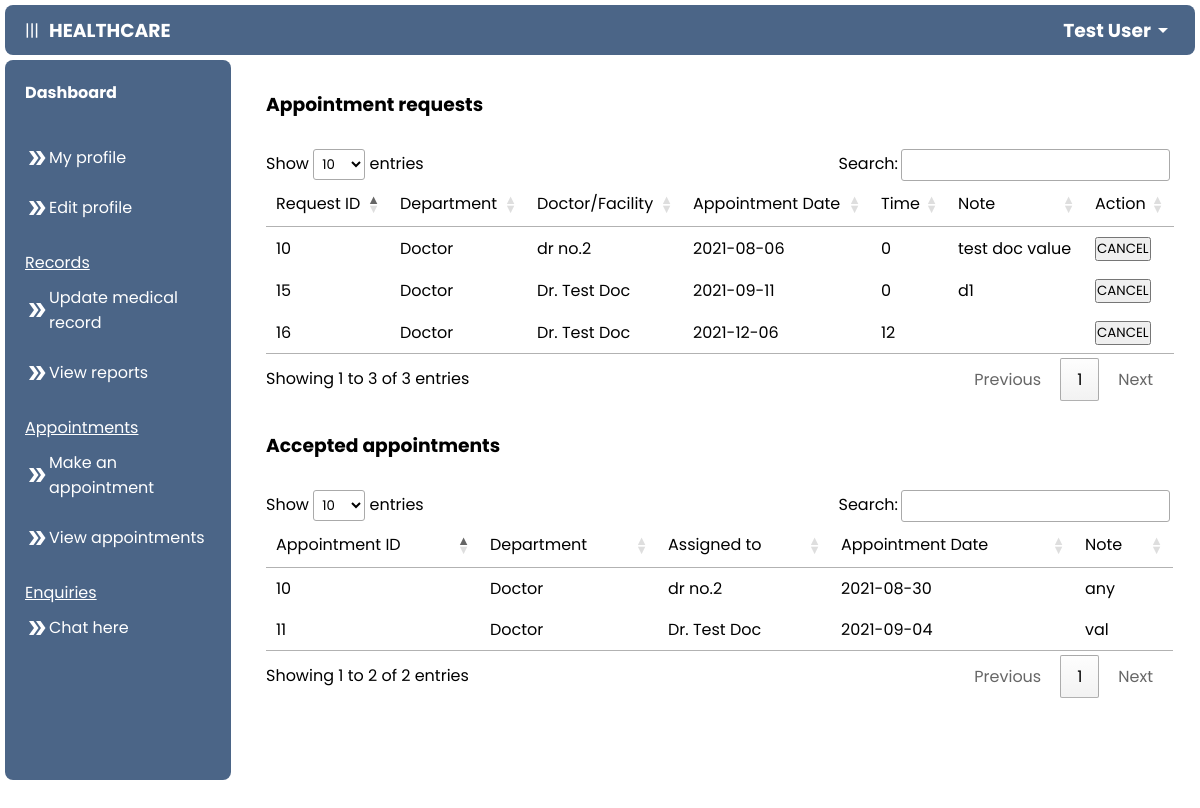
Screenshot of /patient/view_appointments.php (signed in) with the database file from the repository.
### tables this page shows
CREATE TABLE `patient` (
  `p_id` int(11) NOT NULL,
  `name` varchar(255) NOT NULL,
  `email` varchar(255) NOT NULL,
  `password` varchar(255) NOT NULL,
  `address` varchar(255) NOT NULL,
  `age` int(100) NOT NULL,
  `gender` enum('male','female','other') NOT NULL,
  `reg_date` datetime NOT NULL DEFAULT CURRENT_TIMESTAMP
);

CREATE TABLE `appointment_request` (
  `request_id` int(100) NOT NULL,
  `p_id` int(100) NOT NULL,
  `department` varchar(255) NOT NULL,
  `value` varchar(255) DEFAULT NULL,
  `date` date NOT NULL,
  `start_time` int(25) NOT NULL,
  `notes` varchar(255) DEFAULT NULL
);

CREATE TABLE `appointments` (
  `a_id` int(100) NOT NULL,
  `p_id` int(100) NOT NULL,
  `assigned_to_id` int(100) NOT NULL,
  `department` varchar(255) NOT NULL,
  `value` varchar(255) NOT NULL,
  `date` date NOT NULL,
  `note` varchar(255) DEFAULT NULL
);

CREATE TABLE `doctor` (
  `d_id` int(100) NOT NULL,
  `name` varchar(255) NOT NULL,
  `email` varchar(255) NOT NULL,
  `password` varchar(255) NOT NULL,
  `specialization` varchar(255) NOT NULL,
  `fees` int(100) NOT NULL,
  `created_date` datetime NOT NULL DEFAULT CURRENT_TIMESTAMP
);

### patient/view_appointments.php (the view, shortened to what this page needs)
<?php
$email = $_SESSION['email'];
include ("../connect.php");
$sql = mysqli_query($con, "SELECT * FROM patient WHERE email = '$email'");
$row = mysqli_fetch_array($sql);
$id = $row["p_id"];
?>
<!DOCTYPE html>
<html lang="en">
<head>
    <link rel="stylesheet" href="../css/add.css">
    <link rel="stylesheet" href="//cdn.datatables.net/1.10.20/css/jquery.dataTables.min.css">
</head>
<body>
<?php include ('navigation.php'); ?>
        <main>
        <h3 style="margin-bottom: 30px;">Appointment requests</h3>
<table class="table" id="myTable">
    <thead class="thead">
        <tr>
            <td>Request ID</td>
            <td>Department</td>
            <td>Doctor/Facility</td>
            <td>Appointment Date</td>
            <td>Time</td>
            <td>Note</td>
            <td>Action</td>
        </tr>
    </thead>
    <tbody>
        <?php
        $result1 = mysqli_query($con, "SELECT * FROM appointment_request WHERE p_id = '$id' ");
        while ($row1 = mysqli_fetch_array($result1)) {
            echo '
        <tr>
            <td>' . $row1["request_id"] . '</td>
            <td>' . $row1["department"] . '</td>
            <td>' . $row1["value"] . '</td>
            <td>' . $row1["date"] . '</td>
            <td>' . $row1["start_time"] . '</td>
            <td>' . $row1["notes"] . '</td>
            <td><button onclick="./cancel_appointment?request_id=$row1["request_id"]">CANCEL</button></td>
        </tr>
    ';
        }
        ?>
    </tbody>
</table>
<h3 style="margin: 30px 0;">Accepted appointments</h3>
<table class="table" id="myTable2">
    <thead class="thead">
        <tr>
            <td>Appointment ID</td>
            <td>Department</td>
            <td>Assigned to</td>
            <td>Appointment Date</td>
            <td>Note</td>
        </tr>
    </thead>
    <tbody>
        <?php
        $result = mysqli_query($con, "SELECT * FROM appointments INNER JOIN doctor ON appointments.assigned_to_id = doctor.d_id WHERE appointments.p_id = '$id' ");
        while ($row = mysqli_fetch_array($result)) {
            echo '
        <tr>
            <td>' . $row["a_id"] . '</td>
            <td>' . $row["department"] . '</td>
            <td>' . $row["name"] . '</td>
            <td>' . $row["date"] . '</td>
            <td>' . $row["note"] . '</td>
        </tr>
    ';
        }
        ?>
    </tbody>
</table>
        </main>
    </div>
</body>
</html>

### patient/navigation.php (shortened to what this page needs)
<?php
include('../connect.php');
$email = $_SESSION['email'];
$sql = mysqli_query($con, "SELECT * FROM patient WHERE email = '$email'");
$row = mysqli_fetch_array($sql);
$name = $row["name"];
?>
<link rel="stylesheet" href="../css/nav.css">
<header>
    <div class="head">
        <div id="nav_button" onclick="nav_button()">|||</div>
        <h3>HEALTHCARE</h3>
    </div>
    <div class="dropdown">
        <div class="user">
            <h3><?php echo $name; ?></h3>
            <span class="material-icons">
            </span>
        </div>
    </div>
</header>
<div class="container">
    <nav id="nav">
        <div class="nav-content">
            <a href="./dashboard.php">
                <h4>Dashboard</h4>
            </a>
        </div>
        <div class="nav-content">
            <u>
                <p></p>
            </u>
            <a href="./my_profile.php"><span class="material-icons">
                </span>My profile</a><br>
            <a href="./edit_profile.php?id=<?php echo $row["p_id"] ?>"><span class="material-icons">
                </span>Edit profile</a>
        </div>
        <div class="nav-content">
            <u>
                <p>Records</p>
            </u>
            <a href="./update_record.php?id=<?php echo $row["p_id"] ?>"><span class="material-icons">
                </span>Update medical record</a><br>
            <a href="./view_reports.php"><span class="material-icons">
                </span>View reports</a>
        </div>
        <div class="nav-content">
            <u>
                <p>Appointments</p>
            </u>
            <a href="./make_appointment.php"><span class="material-icons">
                </span>Make an appointment</a><br>
            <a href="./view_appointments.php"><span class="material-icons">
                </span>View appointments</a>
        </div>
        <div class="nav-content">
            <u>
                <p>Enquiries</p>
            </u>
            <a href="./chat.php"><span class="material-icons">
                </span>Chat here</a><br>
        </div>
    </nav>

### css/add.css (style rules this page uses)
main { overflow: auto; }

### css/nav.css (style rules this page uses)
* { padding: 0; margin: 0; box-sizing: border-box; font-family: 'Poppins', sans-serif; }
body { overflow: hidden; height: 100vh; }
a { text-decoration: none; color: black; }
header { display: flex; align-items: center; justify-content: space-between; width: 100%-5px; height: 50px; padding:0 20px; background-color: #4B6587; color: #ffffff; border-radius: 0.5rem; margin: 5px; }
.dropdown { position: relative; display: inline-block; }
header .user, .head { display: flex; align-items: center; cursor: pointer; }
.head { gap: 10px; }
.container { display: flex; height: 100%; }
nav { flex: 1; background-color: #4B6587; width: 100%; height: 90%; margin: 5px; margin-top: 0; color: white; border-radius: 0.5rem; overflow: auto; display: block; transition: 0.5s ease-in-out; }
.nav-content { margin: 20px 0; padding: 0 20px; }
.nav-content a { display: flex; align-items: center; text-decoration: none; color: white; font-size: 16px; }
.nav-content p { padding: 10px 0; }
main { flex: 4; width: 100%; padding: 30px; }

### patient/navigation.php (style rules this page uses)
main { margin-bottom: 50px; }

### rows the page displays
patient: name "Test User"
appointment_request: request_id "10", department "Doctor", value "dr no.2", date "2021-08-06", start_time "0", notes "test doc value"
appointment_request: request_id "15", department "Doctor", value "Dr. Test Doc", date "2021-09-11", start_time "0", notes "d1"
appointment_request: request_id "16", department "Doctor", value "Dr. Test Doc", date "2021-12-06", start_time "12"
appointments: a_id "10", department "Doctor", doctor.name "dr no.2", date "2021-08-30", note "any"
appointments: a_id "11", department "Doctor", doctor.name "Dr. Test Doc", date "2021-09-04", note "val"
